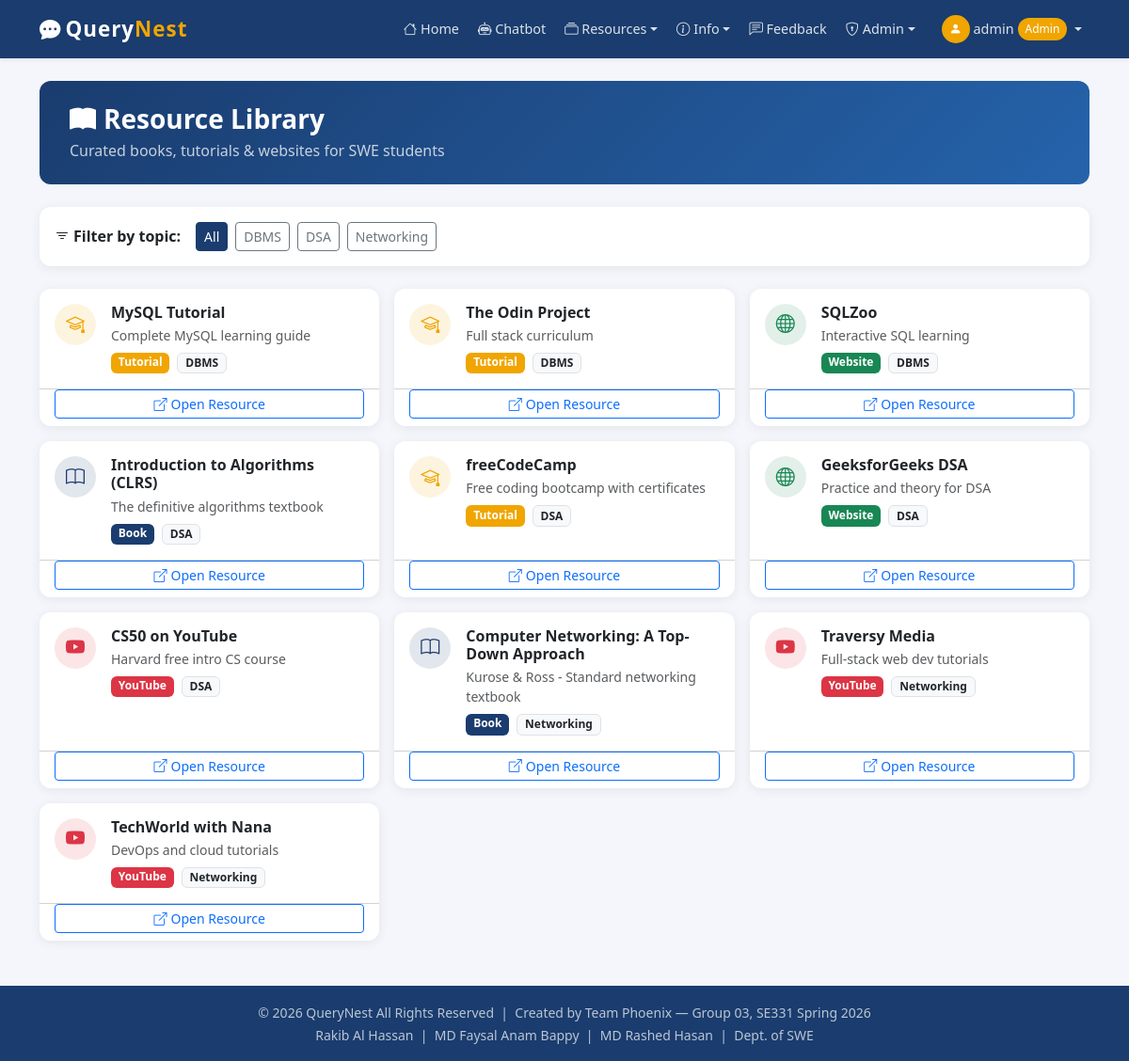
/resources (signed in), run on the app's committed database.
### tables this page shows
CREATE TABLE resources (
            resource_id  INTEGER PRIMARY KEY AUTOINCREMENT,
            title        TEXT NOT NULL,
            description  TEXT,
            url          TEXT,
            resource_type TEXT NOT NULL,
            topic        TEXT NOT NULL
        );

### app.py (the view)
@app.route('/resources')
@login_required
def resources():
    topic = request.args.get('topic', '')
    conn  = get_db()
    if topic:
        items = conn.execute("SELECT * FROM resources WHERE topic=? ORDER BY resource_type", (topic,)).fetchall()
    else:
        items = conn.execute("SELECT * FROM resources ORDER BY topic, resource_type").fetchall()
    topics = conn.execute("SELECT DISTINCT topic FROM resources ORDER BY topic").fetchall()
    conn.close()
    return render_template('resources.html', resources=items, topics=topics, current_topic=topic)

### app.py (called while the page is built)
def get_db():
    conn = sqlite3.connect(DB_PATH)
    conn.row_factory = sqlite3.Row
    return conn

def login_required(f):
    @wraps(f)
    def decorated(*args, **kwargs):
        if 'user_id' not in session:
            flash('Please log in first.', 'warning')
            return redirect(url_for('login'))
        return f(*args, **kwargs)
    return decorated

### templates/resources.html (shortened to what this page needs)
{% extends "base.html" %}
{% block content %}
<div class="page-header">
  <h3 class="fw-bold mb-1"><i class="bi bi-book-fill me-2"></i>Resource Library</h3>
  <p class="mb-0 opacity-75">Curated books, tutorials &amp; websites for SWE students</p>
</div>
<div class="card mb-4">
  <div class="card-body d-flex flex-wrap gap-2 align-items-center">
    <span class="fw-semibold me-2"><i class="bi bi-filter me-1"></i>Filter by topic:</span>
    <a href="{{ url_for('resources') }}" class="btn btn-sm {% if not current_topic %}btn-primary{% else %}btn-outline-secondary{% endif %}">All</a>
    {% for t in topics %}
    <a href="{{ url_for('resources', topic=t.topic) }}"
       class="btn btn-sm {% if t.topic == current_topic %}btn-primary{% else %}btn-outline-secondary{% endif %}">{{ t.topic }}</a>
    {% endfor %}
  </div>
</div>
{% set type_icons = {'Book': 'bi-book', 'YouTube': 'bi-youtube', 'Website': 'bi-globe', 'Tutorial': 'bi-mortarboard'} %}
{% set type_colors = {'Book': '#1a3c6e', 'YouTube': '#dc3545', 'Website': '#198754', 'Tutorial': '#f0a500'} %}
{% if resources %}
<div class="row g-3">
  {% for r in resources %}
  <div class="col-md-6 col-lg-4">
    <div class="card h-100">
      <div class="card-body">
        <div class="d-flex align-items-start gap-3">
          <div class="rounded-circle d-flex align-items-center justify-content-center flex-shrink-0"
               style="width:44px;height:44px;background:{{ type_colors.get(r.resource_type, '#1a3c6e') }}20;
                      color:{{ type_colors.get(r.resource_type, '#1a3c6e') }};">
            <i class="bi {{ type_icons.get(r.resource_type, 'bi-link') }} fs-5"></i>
          </div>
          <div class="flex-grow-1">
            <h6 class="fw-bold mb-1">{{ r.title }}</h6>
            <p class="text-muted small mb-2">{{ r.description }}</p>
            <div class="d-flex gap-2">
              <span class="badge" style="background:{{ type_colors.get(r.resource_type,'#1a3c6e') }};">{{ r.resource_type }}</span>
              <span class="badge bg-light text-dark border">{{ r.topic }}</span>
            </div>
          </div>
        </div>
      </div>
      {% if r.url %}
      <div class="card-footer bg-transparent pt-0">
        <a href="{{ r.url }}" target="_blank" class="btn btn-sm btn-outline-primary w-100">
          <i class="bi bi-box-arrow-up-right me-1"></i>Open Resource
        </a>
      </div>
      {% endif %}
    </div>
  </div>
  {% endfor %}
</div>
{% else %}
<div class="text-center text-muted py-5"><i class="bi bi-inbox fs-1"></i><p class="mt-3">No resources found.</p></div>
{% endif %}
{% endblock %}

### templates/base.html (style rules this page uses)
:root { --primary:#1a3c6e; --accent:#f0a500; }
body { background:#f4f6fb; font-family:'Segoe UI',sans-serif; }
.btn-primary { background:var(--primary); border-color:var(--primary); }
.card { border:none; border-radius:12px; box-shadow:0 2px 12px rgba(0,0,0,.07); }
.page-header { background:linear-gradient(135deg,#1a3c6e,#2563ab); color:#fff; border-radius:12px; padding:1.5rem 2rem; margin-bottom:1.5rem; }

### data on the page
resources: title "MySQL Tutorial", description "Complete MySQL learning guide", resource_type "Tutorial", topic "DBMS"
resources: title "The Odin Project", description "Full stack curriculum", resource_type "Tutorial", topic "DBMS"
resources: title "SQLZoo", description "Interactive SQL learning", resource_type "Website", topic "DBMS"
resources: title "Introduction to Algorithms (CLRS)", description "The definitive algorithms textbook", resource_type "Book", topic "DSA"
resources: title "freeCodeCamp", description "Free coding bootcamp with certificates", resource_type "Tutorial", topic "DSA"
resources: title "GeeksforGeeks DSA", description "Practice and theory for DSA", resource_type "Website", topic "DSA"
resources: title "CS50 on YouTube", description "Harvard free intro CS course", resource_type "YouTube", topic "DSA"
resources: title "Computer Networking: A Top-Down Approach", description "Kurose & Ross - Standard networking textbook", resource_type "Book", topic "Networking"
resources: title "Traversy Media", description "Full-stack web dev tutorials", resource_type "YouTube", topic "Networking"
resources: title "TechWorld with Nana", description "DevOps and cloud tutorials", resource_type "YouTube", topic "Networking"

### other printed values
{{ session.user_name }} "admin"
{{ t.topic }} "DBMS" "DSA" "Networking"
